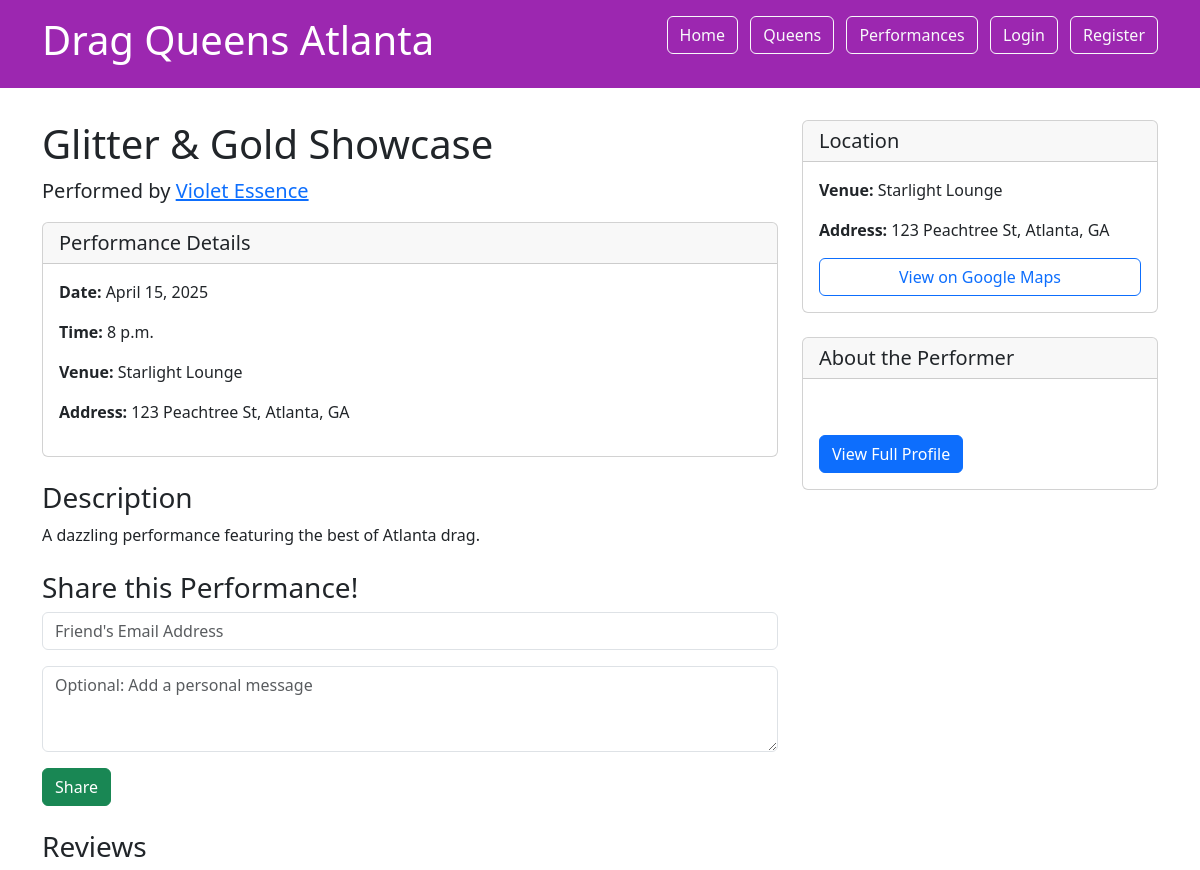
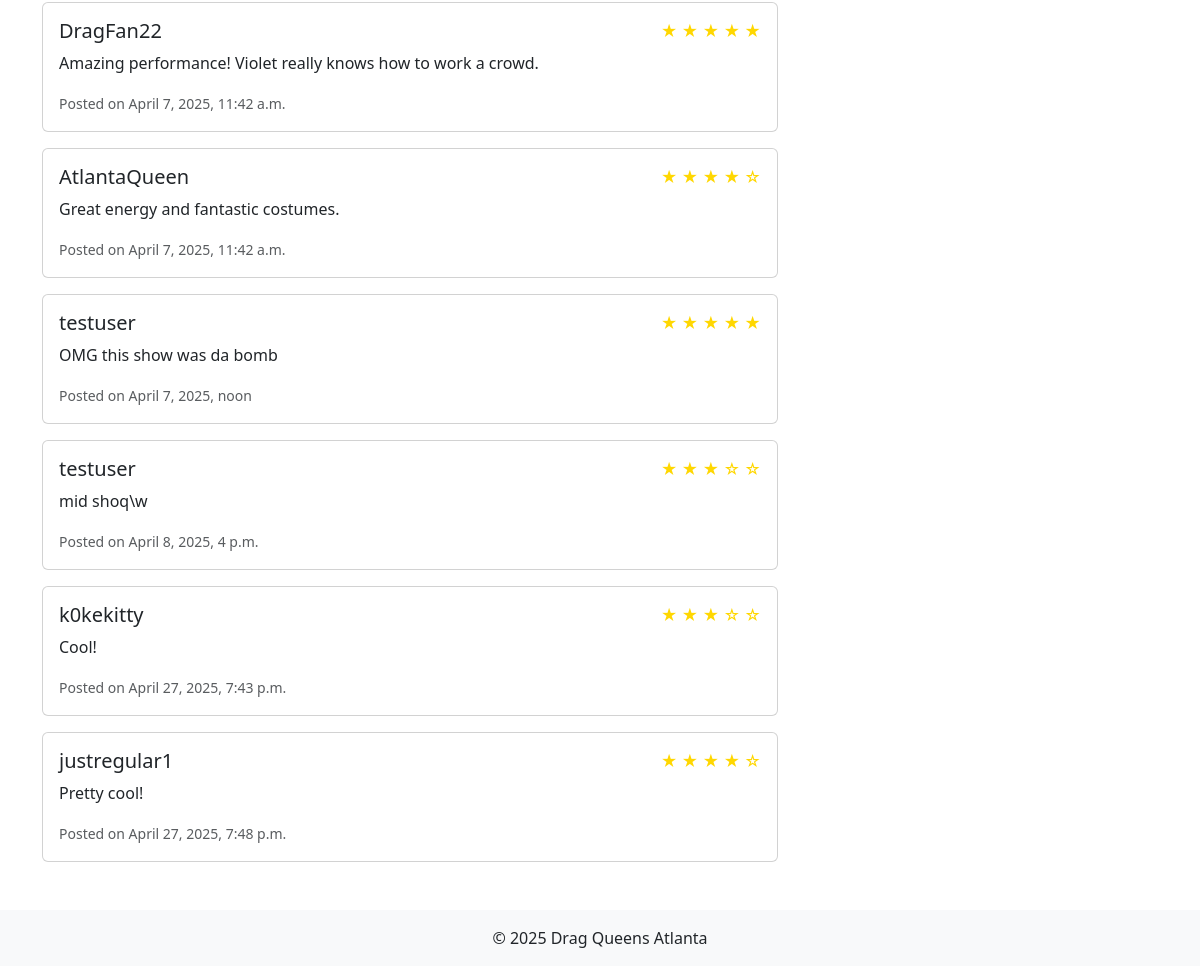
Page /performances/1/ on the committed database (2 pictures, top to bottom).
### core/models.py (models this page shows, shortened)
class Performance(models.Model):
    title = models.CharField(max_length=200)
    queen_id = models.IntegerField()  # Temporary, until we add a model for the baddies (Drag Queens)
    queen_name = models.CharField(max_length=100)
    venue = models.CharField(max_length=100)
    address = models.CharField(max_length=200)
    latitude = models.FloatField(null=True, blank=True)
    longitude = models.FloatField(null=True, blank=True)
    date = models.DateField()
    time = models.TimeField()
    description = models.TextField()
    price = models.DecimalField(max_digits=6, decimal_places=2, null=True, blank=True)
    ticket_link = models.URLField(blank=True)

class Review(models.Model):
    performance = models.ForeignKey(Performance, on_delete=models.CASCADE, related_name='reviews')
    user = models.ForeignKey(User, on_delete=models.CASCADE)
    rating = models.IntegerField(choices=[(i, i) for i in range(1, 6)])  # 1-5 stars
    comment = models.TextField()
    created_at = models.DateTimeField(auto_now_add=True)

### core/views.py (the view)
# urls.py: path('performances/<int:performance_id>/', views.performance_detail, name='performance_detail'),
def performance_detail(request, performance_id):
    performance = get_object_or_404(Performance, id=performance_id)
    if performance.queen_name:
        queen = performance.queen_name
    else:
        queen = next((q for q in QUEENS if q['id'] == performance.queen_id), None)
    if performance.queen_name:
        related_performances = Performance.objects.filter(
            Q(queen_name=performance.queen_name) | Q(venue=performance.venue)
        ).exclude(id=performance_id)[:3]
    else:
        related_performances = Performance.objects.filter(
            Q(queen_id=performance.queen_id) | Q(venue=performance.venue)
        ).exclude(id=performance_id)[:3]
    user_has_reviewed = False
    if request.user.is_authenticated:
        user_has_reviewed = Review.objects.filter(
            performance=performance,
            user=request.user
        ).exists()
    return render(request, 'core/performance_detail.html', {
        'performance': performance,
        'queen': queen,
        'related_performances': related_performances,
        'user_has_reviewed': user_has_reviewed,
    })

### core/context_processors.py (called while the page is built, shortened)
def unread_notifications(request):
    notification_count = 0
    return {'unread_notification_count': notification_count}

### templates/core/performance_detail.html (shortened to what this page needs)
{% extends 'base.html' %}
{% load static %}
{% block content %}
<div class="row">
    <div class="col-md-8">
        <h1>{{ performance.title }}</h1>
        <p class="lead">Performed by <a href="{% url 'queen_detail' performance.queen_id %}">{{ performance.queen_name }}</a></p>
        <div class="performance-details mb-4">
            <div class="card">
                <div class="card-header">
                    <h5 class="mb-0">Performance Details</h5>
                </div>
                <div class="card-body">
                    <p><strong>Date:</strong> {{ performance.date }}</p>
                    <p><strong>Time:</strong> {{ performance.time }}</p>
                    <p><strong>Venue:</strong> {{ performance.venue }}</p>
                    <p><strong>Address:</strong> {{ performance.address }}</p>
                </div>
            </div>
        </div>
        <div class="description mb-4">
            <h3>Description</h3>
            <p>{{ performance.description }}</p>
        </div>
    <div class="share-performance mb-4">
    <h3>Share this Performance!</h3>
    <form method="POST" action="{% url 'share_performance' performance.id %}">
        <div class="mb-3">
            <input type="email" name="friend_email" class="form-control" placeholder="Friend's Email Address" required>
        </div>
        <div class="mb-3">
            <textarea name="message" class="form-control" placeholder="Optional: Add a personal message" rows="3"></textarea>
        </div>
        <button type="submit" class="btn btn-success">Share</button>
    </form>
</div>
        <div class="reviews">
            <h3>Reviews</h3>
            {% for review in performance.reviews.all %}
                <div class="card mb-3">
                    <div class="card-body">
                        <div class="d-flex justify-content-between">
                            <h5>{{ review.user.username }}</h5>
                            <div class="star-rating">
                                {% for i in "12345" %}
                                    {% if forloop.counter <= review.rating %}
                                        ★
                                    {% else %}
                                        ☆
                                    {% endif %}
                                {% endfor %}
                            </div>
                        </div>
                        <p class="card-text">{{ review.comment }}</p>
                        <small class="text-muted">Posted on {{ review.created_at }}</small>
                    </div>
                </div>
            {% empty %}
                <p>No reviews yet.</p>
            {% endfor %}
        </div>
    </div>
    <div class="col-md-4">
        <div class="card mb-4">
            <div class="card-header">
                <h5 class="mb-0">Location</h5>
            </div>
            <div class="card-body">
                <p><strong>Venue:</strong> {{ performance.venue }}</p>
                <p><strong>Address:</strong> {{ performance.address }}</p>
                <a href="https://www.google.com/maps/search/?api=1&query={{ performance.address|urlencode }}"
                   class="btn btn-outline-primary w-100" target="_blank">
                    View on Google Maps
                </a>
            </div>
        </div>
        <div class="card">
            <div class="card-header">
                <h5 class="mb-0">About the Performer</h5>
            </div>
            <div class="card-body">
                <a href="{% url 'queen_detail' performance.queen_id %}" class="btn btn-primary">View Full Profile</a>
            </div>
        </div>
    </div>
</div>
{% endblock %}

### templates/base.html (style rules this page uses)
.star-rating { color: gold; }

### rows in the picture
Performance: title "Glitter & Gold Showcase", queen_name "Violet Essence", date "April 15, 2025", time "8 p.m.", venue "Starlight Lounge", address "123 Peachtree St, Atlanta, GA", description "A dazzling performance featuring the best of Atlanta drag."
Review: user.username "DragFan22", rating 5 (drawn), comment "Amazing performance! Violet really knows how to work a crowd.", created_at "April 7, 2025, 11:42 a.m."
Review: user.username "AtlantaQueen", rating 4 (drawn), comment "Great energy and fantastic costumes.", created_at "April 7, 2025, 11:42 a.m."
Review: user.username "testuser", rating 5 (drawn), comment "OMG this show was da bomb", created_at "April 7, 2025, noon"
Review: user.username "testuser", rating 3 (drawn), comment "mid shoq\\w", created_at "April 8, 2025, 4 p.m."
Review: user.username "k0kekitty", rating 3 (drawn), comment "Cool!", created_at "April 27, 2025, 7:43 p.m."
Review: user.username "justregular1", rating 4 (drawn), comment "Pretty cool!", created_at "April 27, 2025, 7:48 p.m."
